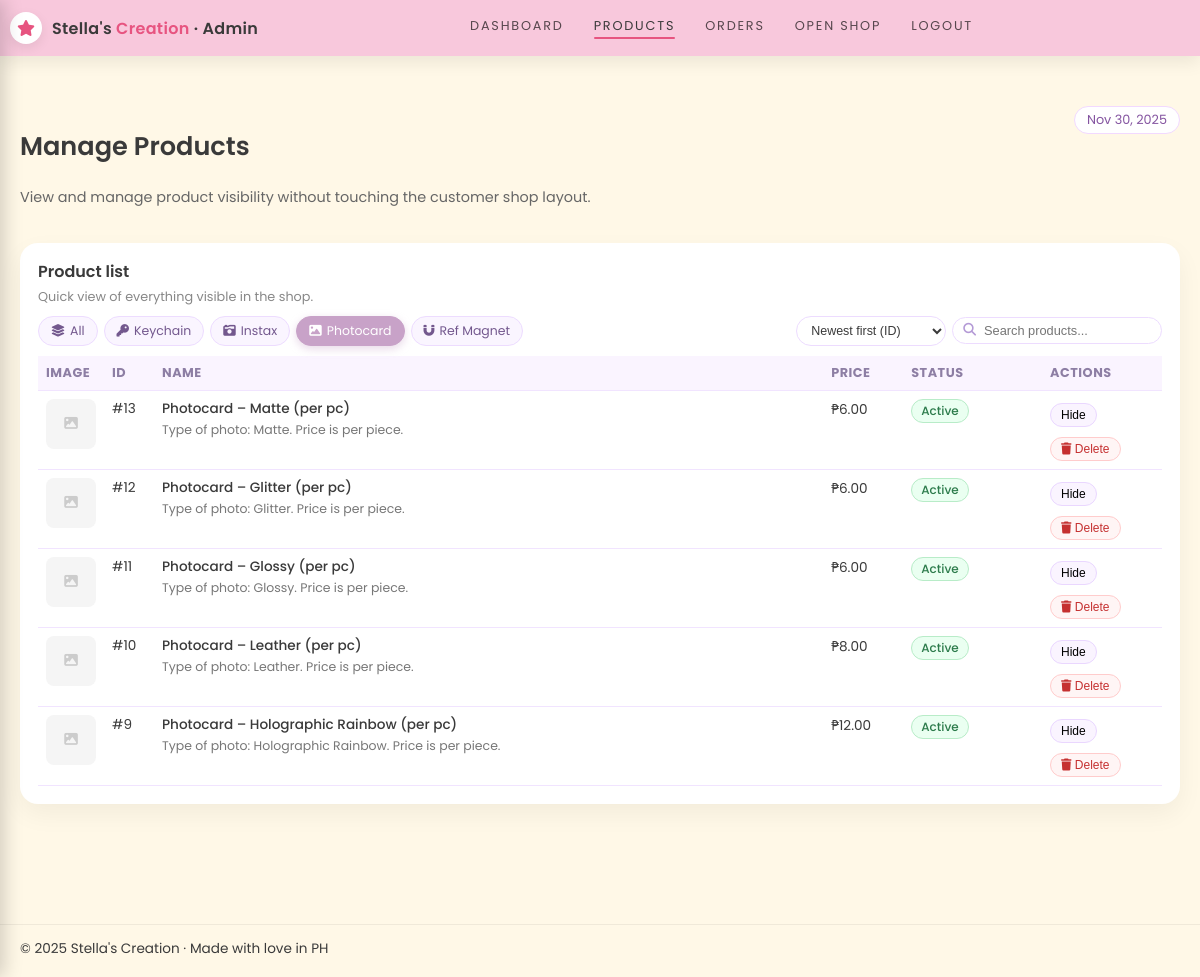
The app's page /manage_products.php?group=photocard&sort=newest (signed in) with its own data.
### tables this page shows
CREATE TABLE `products_tbl` (
  `product_id` int(11) NOT NULL,
  `name` varchar(120) NOT NULL,
  `description` mediumtext DEFAULT NULL,
  `price` decimal(10,2) NOT NULL DEFAULT 0.00,
  `image` varchar(255) DEFAULT NULL,
  `stock` int(11) DEFAULT NULL,
  `is_active` tinyint(1) NOT NULL DEFAULT 1,
  `created_at` timestamp NULL DEFAULT current_timestamp(),
  `updated_at` timestamp NULL DEFAULT NULL ON UPDATE current_timestamp()
);

### manage_products.php (the view, shortened to what this page needs)
<?php
require_once __DIR__ . '/db.php';
$group = $_GET['group'] ?? 'all';
$sort = $_GET['sort'] ?? 'newest';
$search = trim($_GET['q'] ?? '');
$whereParts = [];
$params     = [];
if ($group !== 'all') {
    $keywordMap = [
        'keychain'   => 'keychain',
        'instax'     => 'instax',
        'photocard'  => 'photocard',
        'refmagnet'  => 'ref magnet'
    ];
    $kw = $keywordMap[$group] ?? '';
    if ($kw !== '') {
        $whereParts[] = "name LIKE ?";
        $params[]     = '%' . $kw . '%';
    }
}
$whereSql = '';
if ($whereParts) {
    $whereSql = 'WHERE ' . implode(' AND ', $whereParts);
}
$orderBy = 'product_id DESC';
$sql = "
  SELECT product_id, name, description, price, is_active, image
  FROM products_tbl
  {$whereSql}
  ORDER BY {$orderBy}
";
$stmt = $pdo->prepare($sql);
$stmt->execute($params);
$products = $stmt->fetchAll(PDO::FETCH_ASSOC);
?>
<!doctype html>
<html>
<head>
  <link rel="stylesheet" href="https://cdnjs.cloudflare.com/ajax/libs/font-awesome/6.5.2/css/all.min.css">
  <link rel="stylesheet" href="/style.css">
</head>
<body>
<header class="site-header">
  <div class="container navbar">
    <div class="nav-left">
      <div class="brand-icon"><i class="fa-solid fa-star"></i></div>
      <div class="brand-text">Stella's <span>Creation</span> · Admin</div>
    </div>
    <nav class="nav-main">
      <a href="dashboard.php" class="nav-link">Dashboard</a>
      <a href="manage_products.php" class="nav-link nav-active">Products</a>
      <a href="manage_orders.php" class="nav-link">Orders</a>
      <a href="/index.php" class="nav-link" target="_blank">Open Shop</a>
      <a href="logout.php" class="nav-link logout-link">Logout</a>
    </nav>
  </div>
</header>
<main class="page-main">
  <div class="admin-wrap">
    <section class="admin-header">
      <div class="admin-header-main">
        <h1>Manage Products</h1>
        <p class="admin-header-sub">
          View and manage product visibility without touching the customer shop layout.
        </p>
      </div>
      <div class="admin-tag"><?= date('M j, Y'); ?></div>
    </section>
    <div class="panel">
      <div class="panel-title">Product list</div>
      <div class="panel-caption">Quick view of everything visible in the shop.</div>
      <div class="product-filters">
        <div class="filter-chips">
          <?php
          if (!function_exists('chipLink')) {
            function chipLink($label, $icon, $value, $currentGroup, $sort, $search) {
              $params = [
                'group' => $value,
                'sort'  => $sort
              ];
              $url    = 'manage_products.php?' . http_build_query($params);
              $active = $currentGroup === $value ? 'active' : '';
              echo '<a href="'.htmlspecialchars($url).'" class="chip-filter '.$active.'">'.
                   '<i class="'.$icon.'"></i> '.$label.
                   '</a>';
            }
          }
          ?>
          <?php chipLink('All',       'fa-solid fa-layer-group', 'all',       $group, $sort, $search); ?>
        </div>
        <form method="get" class="filter-search">
          <select name="sort" onchange="this.form.submit()">
            <option value="newest"     <?= $sort==='newest'?'selected':'' ?>>Newest first (ID)</option>
          </select>
          <div class="search-pill">
            <i class="fa-solid fa-magnifying-glass" style="font-size:.8rem;color:#b49ad6;"></i>
            <input type="text" name="q" placeholder="Search products..." value="<?= htmlspecialchars($search) ?>">
          </div>
        </form>
      </div>
      <div style="overflow-x:auto;">
        <table class="products-table">
          <thead>
          <tr>
            <th style="width:60px;">Image</th>
            <th style="width:50px;">ID</th>
            <th>Name</th>
            <th style="width:80px;">Price</th>
            <th>Status</th>
            <th style="width:120px;">Actions</th>
          </tr>
          </thead>
          <tbody>
          <?php foreach ($products as $p): ?>
            <tr>
              <td data-label="Image">
                <?php if (!empty($p['image'])): ?>
                  <img src="/<?= htmlspecialchars($p['image']) ?>" alt="Product" class="product-img-thumb">
                <?php else: ?>
                  <div style="width:50px;height:50px;background:#f5f5f5;border-radius:8px;display:flex;align-items:center;justify-content:center;">
                    <i class="fa-solid fa-image" style="color:#ccc;"></i>
                  </div>
                <?php endif; ?>
              </td>
              <td data-label="ID">#<?= (int)$p['product_id'] ?></td>
              <td data-label="Name">
                <div style="font-weight:500;"><?= htmlspecialchars($p['name']) ?></div>
                <?php if (!empty($p['description'])): ?>
                  <div style="font-size:.78rem;color:#777;margin-top:2px;">
                    <?= nl2br(htmlspecialchars($p['description'])) ?>
                  </div>
                <?php endif; ?>
              </td>
              <td data-label="Price">₱<?= number_format((float)$p['price'], 2) ?></td>
              <td data-label="Status">
                <?php if ((int)$p['is_active'] === 1): ?>
                  <span class="badge on">Active</span>
                <?php else: ?>
                  <span class="badge off">Hidden</span>
                <?php endif; ?>
              </td>
              <td data-label="Actions">
                <div class="action-buttons">
                  <form method="post" style="display:inline;">
                    <button type="submit" class="btn-toggle">
                      <?= (int)$p['is_active'] === 1 ? 'Hide' : 'Show' ?>
                    </button>
                  </form>
                  <form method="post" style="display:inline;" onsubmit="return confirm('Are you sure you want to delete this product? This action cannot be undone.');">
                    <button type="submit" class="btn-delete">
                      <i class="fa-solid fa-trash"></i> Delete
                    </button>
                  </form>
                </div>
              </td>
            </tr>
          <?php endforeach; ?>
          </tbody>
        </table>
      </div>
    </div>
  </div>
</main>
<footer class="site-footer">
  <div class="container footer-inner">
    <div>© <?= date('Y') ?> Stella's Creation · Made with love in PH</div>
  </div>
</footer>
</body>
</html>

### style.css (style rules this page uses)
:root { --soft-pink:#F8C8DC; --lavender:#C8A2C8; --cream:#FFF8E7; --charcoal:#3A3A3A; --rose:#E75480; --white:#ffffff; }
html { overflow-y: scroll; height: 100%; }
*, *::before, *::after { box-sizing:border-box; }
body { margin:0; font-family:"Poppins",system-ui,-apple-system,BlinkMacSystemFont,"Segoe UI",sans-serif; background:var(--cream); color:var(--charcoal); min-height: 100vh; display: flex; flex-direction: column; }
a { color:inherit; text-decoration:none; }
.container { max-width:1200px; margin:0 auto; padding:0 20px; }
.site-header { position:sticky; top:0; z-index:40; background:var(--soft-pink); box-shadow:0 6px 18px rgba(0,0,0,0.08); flex-shrink: 0; }
.navbar { display:flex; align-items:center; justify-content:space-between; gap:16px; padding:12px 0; }
.nav-left { display:flex; align-items:center; gap:10px; }
.brand-icon { width:32px; height:32px; border-radius:50%; display:flex; align-items:center; justify-content:center; background:var(--white); color:var(--rose); font-size:16px; box-shadow:0 4px 12px rgba(0,0,0,0.08); }
.brand-text { font-weight:600; letter-spacing:0.02em; }
.brand-text span { color:var(--rose); }
.nav-main { display:flex; align-items:center; gap:30px; text-transform:uppercase; font-size:0.8rem; letter-spacing:0.14em; }
.nav-link { position:relative; padding-bottom:4px; color:rgba(0,0,0,0.65); }
.nav-link.nav-active, .nav-link:hover { color:var(--charcoal); }
.nav-link.nav-active::after, .nav-link:hover::after { content:""; position:absolute; left:0; right:0; bottom:0; height:2px; border-radius:999px; background:var(--rose); }
.page-main { padding:26px 0 40px; flex: 1; }
.site-footer { border-top:1px solid rgba(0,0,0,0.06); background:var(--cream); padding:14px 0 18px; font-size:0.85rem; flex-shrink: 0; margin-top: auto; }
.footer-inner { display:flex; align-items:center; justify-content:space-between; gap:10px; }

### records on screen
products_tbl: product_id "13", name "Photocard – Matte (per pc)", description "Type of photo: Matte. Price is per piece.", price "6.00", is_active "Active"
products_tbl: product_id "12", name "Photocard – Glitter (per pc)", description "Type of photo: Glitter. Price is per piece.", price "6.00", is_active "Active"
products_tbl: product_id "11", name "Photocard – Glossy (per pc)", description "Type of photo: Glossy. Price is per piece.", price "6.00", is_active "Active"
products_tbl: product_id "10", name "Photocard – Leather (per pc)", description "Type of photo: Leather. Price is per piece.", price "8.00", is_active "Active"
products_tbl: product_id "9", name "Photocard – Holographic Rainbow (per pc)", description "Type of photo: Holographic Rainbow. Price is per piece.", price "12.00", is_active "Active"

### other values on screen
$label "All Keychain Instax Photocard Ref Magnet"
